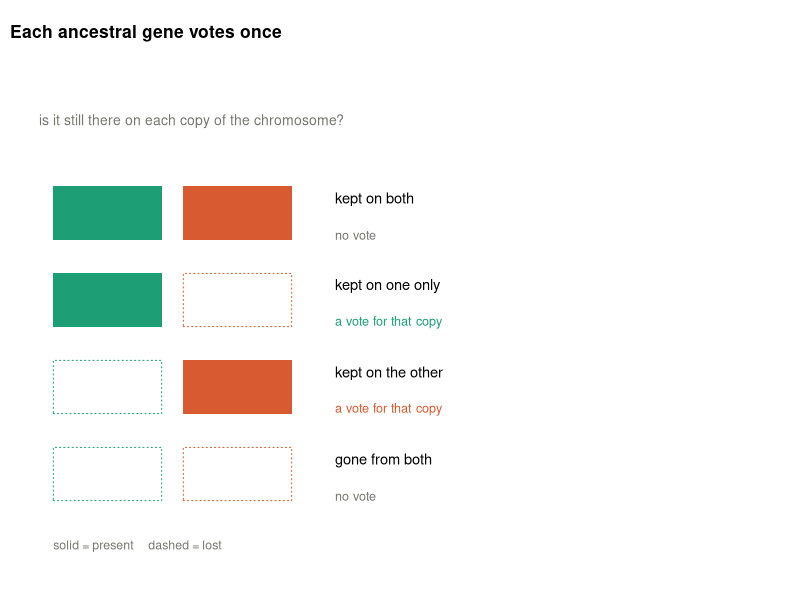
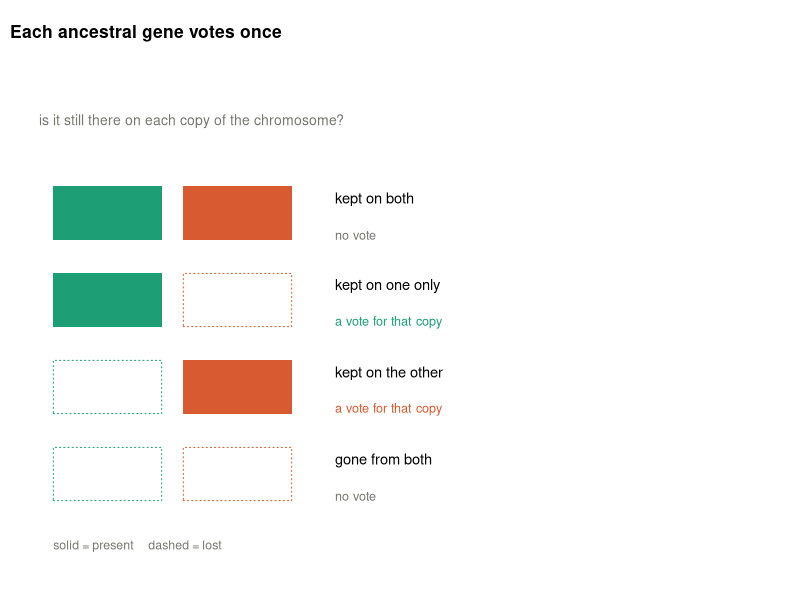
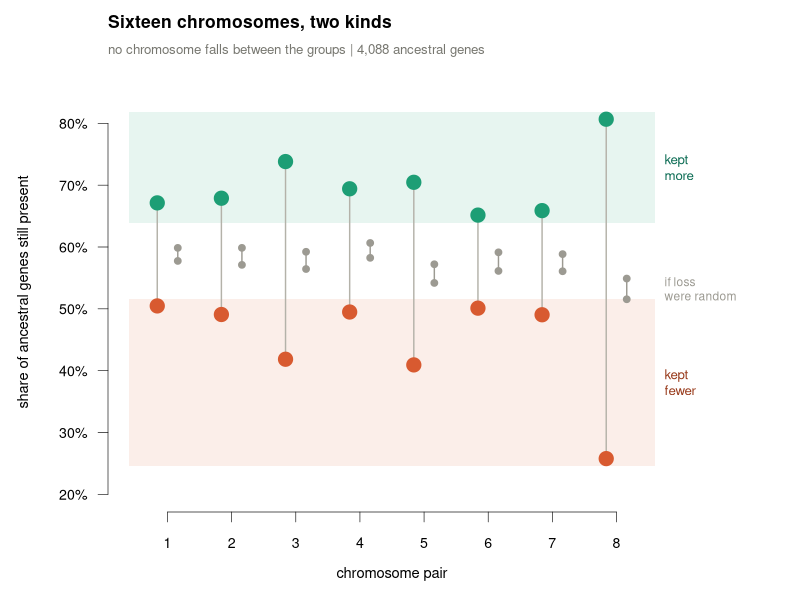
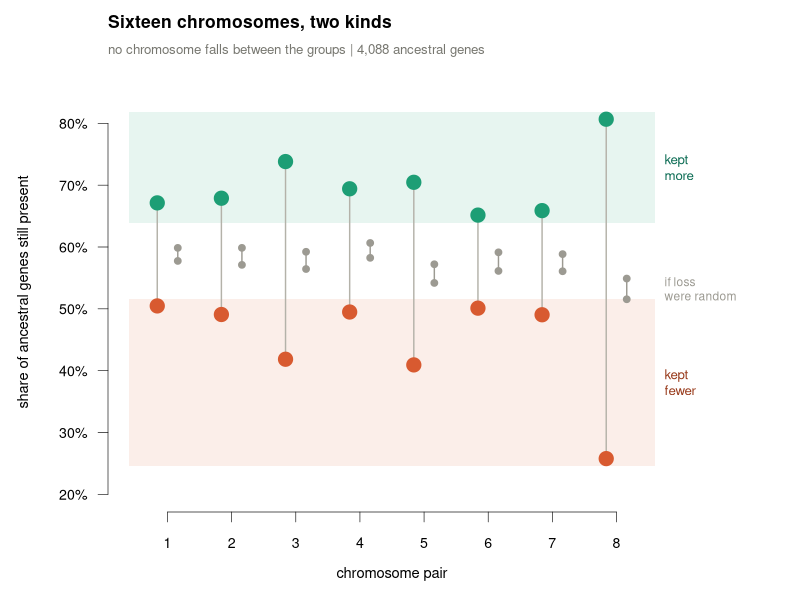
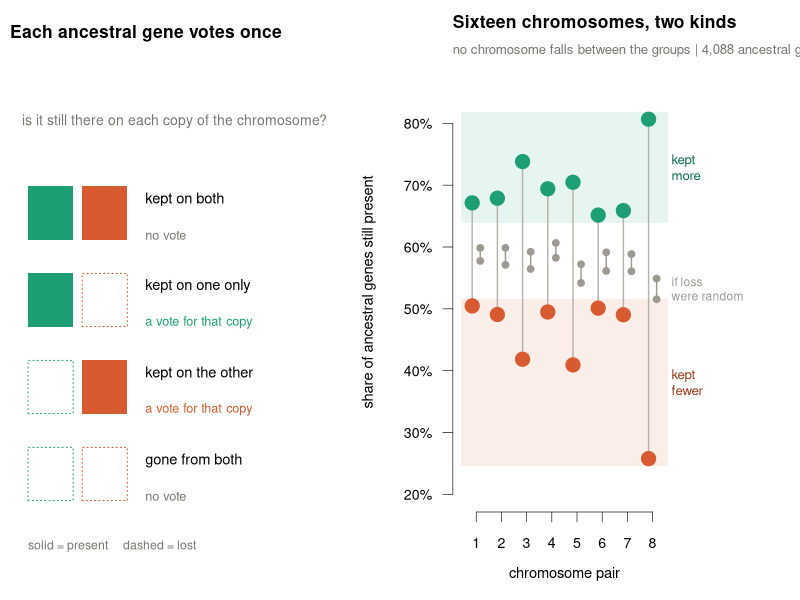
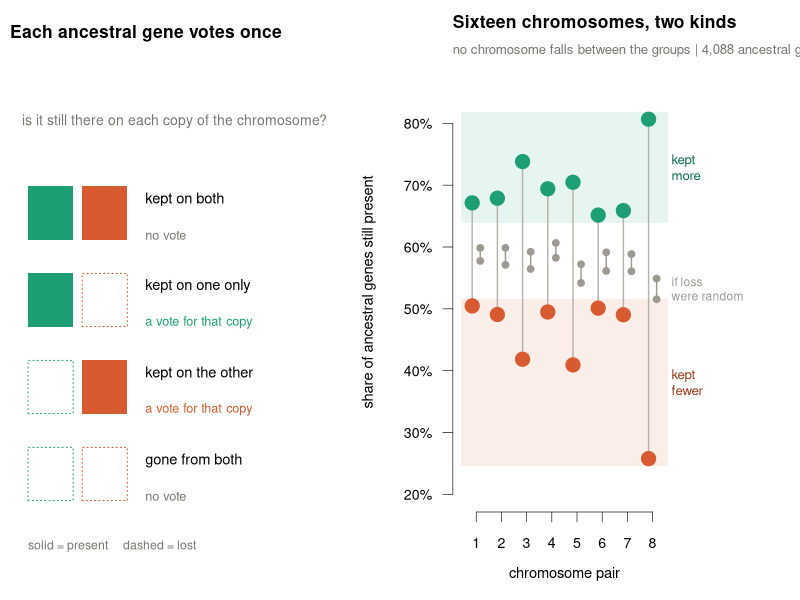

R code for these plots, in order:
#!/usr/bin/env Rscript
# ============================================================================
# PF_dionaea -- Dionaea allopolyploidy, one slide: a schematic and a plot
#
#   PFD_1_votes  how each ancestral gene votes (schematic, drawn in R)
#   PFD_2_bands  16 chromosomes fall into two non-overlapping retention bands,
#                each pair beside a grey null dumbbell from the same counts
#   PFD_ALL      the two side by side
#
# retention(member) = (genes it kept) / (genes considered for that pair)
#                   = (k + n_1to2) / (total + n_1to2)
# Green is defined as the member that kept more, so green-above-orange is by
# construction. The GAP is not: under random loss the two members differ only
# by sampling noise, which the grey dumbbells show at the same n.
#
# sg1/sg2 are arbitrary assembly labels -- this shows every pair is asymmetric,
# NOT that one subgenome is dominant genome-wide. That link is an assumption.
#
# IN   fractionation_by_chrpair.csv
# OUT  presentation_figures/PFD_{1_votes,2_bands,ALL}.{pdf,png}
#      presentation_figures/PFD_retention.csv
# ============================================================================
suppressMessages(library(data.table))
setwd(Sys.getenv("SUBG_BASE", getwd())); options(width=205)
set.seed(11)
OUT <- "presentation_figures"; dir.create(OUT, showWarnings=FALSE)
hr  <- function(t) cat(sprintf("\n%s\n%s\n%s\n", strrep("=",70), t, strrep("=",70)))
die <- function(...) { cat("\n  *** ", sprintf(...), " ***\n", sep=""); quit(status=1) }

WIN <- "#1D9E75"; LOSE <- "#D85A30"; NUL <- "#9C9A92"; GRY <- "#777770"
emit <- function(nm, w, h, fn) {
  pdf(file.path(OUT, paste0(nm,".pdf")), width=w, height=h, useDingbats=FALSE); fn(); dev.off()
  png(file.path(OUT, paste0(nm,".png")), width=w*160, height=h*160, res=160); fn(); dev.off()
  cat("  wrote ", nm, "\n", sep="") }

hr("0. INPUT + CHECKS")
P <- as.data.frame(fread("fractionation_by_chrpair.csv"))
need <- c("exp_pair","chrA","chrB","kA","kB","total","frac_A","p_adj","n_1to2")
if (length(setdiff(need, names(P)))) die("missing: %s", paste(setdiff(need,names(P)), collapse=", "))
cat("  kA + kB == total   : ", all(P$kA + P$kB == P$total), "\n")
cat("  frac_A == kA/total : ", all(abs(P$frac_A - P$kA/P$total) < 1e-9), "\n")
cat("  all p_adj < 0.05   : ", all(P$p_adj < 0.05), "\n")

P$dom_k <- pmax(P$kA, P$kB); P$sub_k <- pmin(P$kA, P$kB)
P$considered <- P$total + P$n_1to2
P$ret_dom <- (P$dom_k + P$n_1to2) / P$considered
P$ret_sub <- (P$sub_k + P$n_1to2) / P$considered
P$gap <- P$ret_dom - P$ret_sub
P$dom_chr <- ifelse(P$kA >= P$kB, P$chrA, P$chrB)
P$sub_chr <- ifelse(P$kA >= P$kB, P$chrB, P$chrA)

hr("1. RETENTION PER CHROMOSOME")
print(P[order(-P$gap), c("exp_pair","dom_chr","sub_chr","dom_k","sub_k","n_1to2",
                         "considered","ret_dom","ret_sub","gap")], row.names=FALSE)
cat(sprintf("\n  dominant members : %.3f - %.3f\n", min(P$ret_dom), max(P$ret_dom)))
cat(sprintf("  subordinate      : %.3f - %.3f\n", min(P$ret_sub), max(P$ret_sub)))
sep <- min(P$ret_dom) - max(P$ret_sub)
cat(sprintf("  separation between the two groups: %+.3f  %s\n", sep,
    if (sep > 0) "-- NO OVERLAP" else "-- THEY OVERLAP, the two-band claim fails"))
if (sep <= 0) cat("  !! the plot will not show clean bands; read the table above\n")
cat(sprintf("  informative genes %s | kept by both %s | considered %s\n",
    format(sum(P$total), big.mark=","), format(sum(P$n_1to2), big.mark=","),
    format(sum(P$considered), big.mark=",")))
write.csv(P[order(-P$gap),], file.path(OUT,"PFD_retention.csv"), row.names=FALSE)

hr("2. NULL: SAME COUNTS, LOSS AT RANDOM")
NS <- 4000
nul <- t(sapply(seq_len(nrow(P)), function(i){
  k  <- rbinom(NS, P$total[i], 0.5)
  hi <- pmax(k, P$total[i]-k); lo <- P$total[i]-hi
  g  <- (hi - lo)/P$considered[i]
  c(med_dom = median((hi + P$n_1to2[i])/P$considered[i]),
    med_sub = median((lo + P$n_1to2[i])/P$considered[i]),
    gap_med = median(g), gap_p95 = quantile(g, 0.95)) }))
for (i in seq_len(nrow(P)))
  cat(sprintf("    %-6s observed gap %.3f | null gap median %.3f  95th %.3f  %s\n",
      P$exp_pair[i], P$gap[i], nul[i,"gap_med"], nul[i,"gap_p95.95%"],
      if (P$gap[i] > nul[i,"gap_p95.95%"]) "beyond null" else "WITHIN NULL"))
cat(sprintf("  observed gap exceeds its own null 95th on %d of %d pairs\n",
    sum(P$gap > nul[,"gap_p95.95%"]), nrow(P)))
cat(sprintf("  observed gaps %.0f%%-%.0f%% | null gaps %.0f%%-%.0f%%\n",
    100*min(P$gap), 100*max(P$gap), 100*min(nul[,"gap_med"]), 100*max(nul[,"gap_med"])))

hr("3. PANELS")
p_votes <- function(){
  par(mar=c(0.5,0.5,3.4,0.5))
  plot(NA, xlim=c(0,100), ylim=c(0,100), axes=FALSE, xlab="", ylab="")
  mtext("Each ancestral gene votes once", side=3, adj=0, line=1.3, cex=1.05, font=2)
  text(0, 93, "is it still there on each copy of the chromosome?", adj=0, cex=0.84, col=GRY)
  rows <- list(list(y=74, a=TRUE,  b=TRUE,  t="kept on both",       s="no vote", c=GRY),
               list(y=56, a=TRUE,  b=FALSE, t="kept on one only",   s="a vote for that copy", c=WIN),
               list(y=38, a=FALSE, b=TRUE,  t="kept on the other",  s="a vote for that copy", c=LOSE),
               list(y=20, a=FALSE, b=FALSE, t="gone from both",     s="no vote", c=GRY))
  for (r in rows) {
    if (r$a) rect(2,r$y-5.5,17,r$y+5.5, col=WIN,  border=NA)
    else     rect(2,r$y-5.5,17,r$y+5.5, col=NA,   border=WIN,  lty=3)
    if (r$b) rect(20,r$y-5.5,35,r$y+5.5, col=LOSE, border=NA)
    else     rect(20,r$y-5.5,35,r$y+5.5, col=NA,   border=LOSE, lty=3)
    text(41, r$y+2.8, r$t, adj=0, cex=0.88)
    text(41, r$y-4.6, r$s, adj=0, cex=0.76, col=r$c) }
  text(2, 5, "solid = present     dashed = lost", adj=0, cex=0.74, col=GRY) }

p_bands <- function(){
  par(mar=c(4.4,5.4,3.6,6.2), xpd=NA)
  o  <- order(P$exp_pair); n <- nrow(P)
  yl <- c(min(c(P$ret_sub, nul[,"med_sub"]))-0.06, max(c(P$ret_dom, nul[,"med_dom"]))+0.05)
  plot(NA, xlim=c(0.4, n+0.6), ylim=yl, axes=FALSE, xlab="", ylab="")
  rect(0.4, min(P$ret_dom)-0.012, n+0.6, max(P$ret_dom)+0.012,
       col=adjustcolor(WIN, alpha.f=0.10), border=NA)
  rect(0.4, min(P$ret_sub)-0.012, n+0.6, max(P$ret_sub)+0.012,
       col=adjustcolor(LOSE, alpha.f=0.10), border=NA)
  for (j in seq_len(n)) { k <- o[j]
    segments(j+0.16, nul[k,"med_sub"], j+0.16, nul[k,"med_dom"], col=NUL, lwd=1.4)
    points(c(j+0.16, j+0.16), c(nul[k,"med_dom"], nul[k,"med_sub"]), pch=19, cex=0.9, col=NUL)
    segments(j-0.16, P$ret_sub[k], j-0.16, P$ret_dom[k], col="#B4B2A9", lwd=1.4)
    points(j-0.16, P$ret_dom[k], pch=19, cex=1.9, col=WIN)
    points(j-0.16, P$ret_sub[k], pch=19, cex=1.9, col=LOSE) }
  ax <- pretty(yl, 5); ax <- ax[ax >= yl[1] & ax <= yl[2]]
  axis(2, at=ax, labels=sprintf("%.0f%%", 100*ax), las=1, cex.axis=0.85, lwd=0.6)
  axis(1, at=seq_len(n), labels=sub("^chr","",P$exp_pair[o]), cex.axis=0.85, lwd=0.6)
  mtext("chromosome pair", side=1, line=2.5, cex=0.88)
  mtext("share of ancestral genes still present", side=2, line=3.8, cex=0.88)
  mtext("Sixteen chromosomes, two kinds", side=3, adj=0, line=2.0, cex=1.05, font=2)
  mtext(sprintf("no chromosome falls between the groups | %s ancestral genes",
        format(sum(P$considered), big.mark=",")), side=3, adj=0, line=0.7, cex=0.8, col=GRY)
  xr <- n+0.75
  text(xr, mean(range(P$ret_dom)), "kept\nmore", adj=0, cex=0.8, col="#0F6E56")
  text(xr, mean(range(P$ret_sub)), "kept\nfewer", adj=0, cex=0.8, col="#993C1D")
  text(xr, mean(c(nul[o[n],"med_dom"], nul[o[n],"med_sub"])), "if loss\nwere random",
       adj=0, cex=0.72, col=NUL) }

emit("PFD_1_votes", 5.2, 4.4, p_votes)
emit("PFD_2_bands", 6.6, 4.4, p_bands)
emit("PFD_ALL", 12.2, 4.6, function(){
  layout(matrix(1:2, nrow=1), widths=c(1, 1.32)); p_votes(); p_bands() })

hr("DONE")
print(list.files(OUT, pattern="^PFD"))
